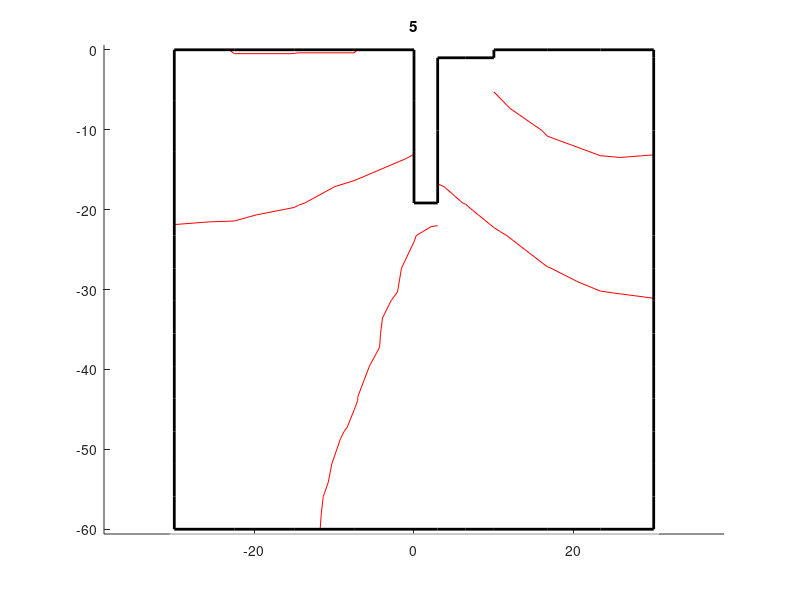

Recreate this plot in MATLAB.
%=============================
%   PROGRAM topo.m
%=============================

%     ---------------------------
%     Mesh, NewNum and PHI DATA
%     ---------------------------
      load MESHo.txt   -ASCII
      load NODES.txt   -ASCII
      load NP.txt      -ASCII
      load PHI.txt     -ASCII
 
%     -------------------------------
%     Transfer data to variable names
%     -------------------------------
      NUMNP = MESHo(1);
      NUMEL = MESHo(2);
      NNPE  = MESHo(3); 
      XMAX  = NODES(1,1);
      XMIN  = XMAX;
      YMAX  = NODES(1,2);
      YMIN  = YMAX;
      for I=1:NUMNP
          XORD(I)=NODES(I,1);
          YORD(I)=NODES(I,2);
          NPBC(I)=NODES(I,3);
	  if XORD(I) > XMAX
	     XMAX = XORD(I);
          elseif XORD(I) < XMIN
	     XMIN = XORD(I);
          end
	  if YORD(I) > YMAX
	     YMAX = YORD(I);
          elseif YORD(I) < YMIN
	     YMIN = YORD(I);
          end
      end

      clear NODES
      clear MESHo
      clear NPA

%     ---------------------------------------
%     PREPARE ARRAYS TO MATCH TYPE OF ELEMENT
%     ---------------------------------------
      if NNPE == 3
	    NSIDES=3;
            NTRIAG=1;
            NPA=[1 2 3 1];
      elseif NNPE == 6
	    NSIDES=3;
            NTRIAG=4;
            NPA = [ 1 2 6 1 2 3 4 2 4 5 6 4 2 4 6 2 ] ;
      elseif NNPE == 4
	    NSIDES=3;
            NTRIAG=4;
            NPA = [4 1 0 4 1 2 0 1 2 3 0 2 3 4 0 3 ];  
      elseif NNPE == 8
	    NSIDES=3;
            NTRIAG=8;
            NPA= [0 1 2 0   0 2 3 0  0 3 4 0  0 4 5 0 ...
                  0 5 6 0   0 6 7 0  0 7 8 0  0 8 1 0 ];
      end


%     -----------------------
%     Ask User What is wanted
%     -----------------------
      disp(' ')
      disp(' ENTER:')
      disp(' ---------------------------------') 
      disp(' y if you wish mesh to be plotted ')
      disp(' ---------------------------------')
      imsh = input(' < ','s');

      disp(' ')
      disp(' ENTER:')
      disp(' --------------------------------------')
      disp(' Do you wish contours to be plotted ')
      disp('   0 if you do not ')
      disp('   n for n-number of contours ')
      disp(' --------------------------------------')
      icntr = input(' < ');
      if icntr > 0
%        ------------------------------------------------
%        Determine contour parameters:
%          Min and Max PHI values   
%          Scaling factor for PHI values
%          Contour interval for scaled values
%        ------------------------------------------------
         pMax=PHI(1);
         pMin=pMax;
         for i=2:NUMNP
	        if PHI(i) > pMax 
              pMax=PHI(i);
            end
	        if PHI(i) < pMin 
              pMin=PHI(i);
            end
         end

         nc   = icntr;             % set number of contours
         dc   = (pMax-pMin)/nc;    % unrounded contour interval
         n    = fix(log10(dc));    % determine order of magnitude of dc
         mfc  = 10^(1-n);          % scaling factor for PHI values
         dc   = fix(dc*mfc);       % rounded scaled-contour interval
	     dca  = dc/mfc;            % actual contour interval
%        ----------------------------------
%        Report to user and allow changes:
%        ----------------------------------
         fprintf(1,'\n  ')
         fprintf(1,'\n  ----------------------------------------')
         fprintf(1,'\n  For your contour plot:  ')
         fprintf(1,'\n  ----------------------------------------')
         fprintf(1,'\n       Maximum PHI = %3i',pMax )
         fprintf(1,'\n       Minimum PHI = %3i',pMin )
         fprintf(1,'\n  Contour interval = %3i',dca)
         fprintf(1,'\n  ----------------------------------------')
         fprintf(1,'\n  Enter 1 if you would like any of ' )
         fprintf(1,'\n  these values to be changed.')
         fprintf(1,'\n  ')
 	     a = input(' < ');

         if a == 1
            fprintf(1,'\n  ')
            fprintf(1,'\n  ----------------------------------------')
            fprintf(1,'\n  Enter Maximum PHI')
 	        pMax = input(' < ');
            fprintf(1,'\n  Enter Minimum PHI')
 	        pMin = input(' < ');
            fprintf(1,'\n  Enter Contour interval')
 	        dca = input(' < ');
	        dc  = dca*mfc;
            fprintf(1,'\n  ----------------------------------------')
         end
      end


      disp(' ')
      disp(' ENTER:')
      disp(' --------------------------------------')
      disp(' y if you wish a color mapping ')
      disp(' --------------------------------------')
      colr = input(' < ','s');

      disp(' ')
      disp(' ENTER:')
      disp(' --------------------------------------')
      disp('    0  for no SYMMETRY')
      disp('    1  for SYMMETRY about X axis ')
      disp('    2  for SYMMETRY about Y axis ')
      disp('    3  for SYMMETRY about both axes')
      disp(' --------------------------------------')
      isym = input(' < ');
      if isym < 0
         isym == 0;
      elseif isym > 3
         isym == 0;
      end

      disp(' ')
      disp(' ENTER:')
      disp(' ---------')
      disp(' TITLE  ')
      disp(' ---------')
      TITLE = input(' < ','s');
     
%     ------------------------
%     Put hold on all graphics
%     ------------------------
      hold on
      axis equal

%     ------------------------
%     Add space for boarder
%     ------------------------
      if isym == 1 | isym == 3
         YMIN = -YMAX;
      end
      if isym == 2 | isym == 3
         XMIN = -XMAX;
      end
      xmin = XMIN - 0.01*(XMAX-XMIN);
      xmax = XMAX + 0.01*(XMAX-XMIN);
      ymin = YMIN - 0.01*(YMAX-YMIN);
      ymax = YMAX + 0.01*(YMAX-YMIN);
      PropertyName={'Color'};
      PropertyValue={'w'};
      H = line([xmin xmax xmax xmin],[ymin ymin ymax ymax]);
      set(H,PropertyName,PropertyValue)
	       

      if colr == 'y' 
%        -----------------------------
%        Plot color map of PHI values
%        -----------------------------
         for J=1:NUMEL
	        xave = 0;
	        yave = 0;
	        pave = 0;
	        for K=1:NNPE
	           xave = xave + XORD(NP(J,K));
	           yave = yave + YORD(NP(J,K));
	           pave = pave + PHI(NP(J,K));
            end
	        xave = xave/NNPE; 
	        yave = yave/NNPE; 
	        pave = pave/NNPE; 

            for  K=1:NTRIAG
               for L=1:4
	              NL = NPA((K-1)*4+L); 
	  	          if NL == 0
		             xp(L) = xave;
		             yp(L) = yave;
		             pp(L) = pave;
                  else
		             NLP=NP(J,NL);
	                 xp(L)=XORD(NLP);
	                 yp(L)=YORD(NLP);
	                 pp(L)= PHI(NLP);
                  end
               end 
	           clear gg
	           if colr == 'y'
	              gg = pp;
               else
	              gg = [ 0.7 1 0.7 ];
               end

               fill(xp,yp,gg)
	           if isym == 1 | isym == 3
	              fill(xp,-yp,gg)
               end
	           if isym == 2 | isym == 3
	              fill(-xp,yp,gg)
               end
	           if isym == 3 
	              fill(-xp,-yp,gg)
	           end
            end
         end
   	     if colr == 'y'
            colorbar('vert')
         end
         shading interp
      end

      if icntr > 0
%        ----------------
%        Plot contours
%        ----------------
         clear H
	     nL = 0;
         for J=1:NUMNP
	        PHIp(J) = PHI(J)*mfc;   % scale PHI values
         end

         for J=1:NUMEL
%           -----------------------------
%           Determine average values in
%           current element to assign to
%           interior points when necessary.
%           -----------------------------
	        xave = 0;
	        yave = 0;
	        pave = 0;
	        for K=1:NNPE
	           xave = xave + XORD(NP(J,K));
	           yave = yave + YORD(NP(J,K));
	           pave = pave + PHIp(NP(J,K));
            end
	        xave = xave/NNPE;
	        yave = yave/NNPE;
	        pave = pave/NNPE;

%           -----------------------------
%           Determine max and min PHI
%           values in current element
%           -----------------------------
            JNP=NP(J,1);
            cmin=PHIp(JNP);
            cmax=cmin;
            for K=1:NNPE 
               KNP=NP(J,K);
               if PHIp(KNP) <  cmin
	              cmin=PHIp(KNP);
               end
               if PHIp(KNP) > cmax
	              cmax=PHIp(KNP);
               end
            end
%------------------------------------
	        if cmin < pMin*mfc;
	           cmin = pMin*mfc;;
            end
	        if cmax > pMax*mfc;
	           cmax = pMax*mfc;;
	        end
%------------------------------------

%           ---------------------------
%           Begin plotting each contour
%           in current element
%           ---------------------------
            n=floor(cmin/dc)-1;  
            C=n*dc;  % lowest possible contour

            while C <=  cmax
               clear x y
               for  K=1:NTRIAG
%                 ---------------------------
%                 Search for current contour 
%                 in each sub-element
%                 ---------------------------
	              J3=0;
                  for  L=1:NSIDES 
	                 L0=(K-1)*(NSIDES+1)+L; 
		             L1=NPA(L0);
                     L2=NPA(L0+1);

	                 if L1 ~= 0
                        L1 =NP(J,L1);
                        XL1=XORD(L1);
                        YL1=YORD(L1);
		                PL1=PHIp(L1);
                     else
		                XL1=xave;
		                YL1=yave;
		                PL1=pave;
                     end  
	                 if L2 ~= 0
                        L2 =NP(J,L2);
                        XL2=XORD(L2);
                        YL2=YORD(L2);
		                PL2=PHIp(L2);
                     else
		                XL2=xave;
		                YL2=yave;
		                PL2=pave;
                     end  

                     SLOPE=PL2-PL1;
		             PT=-100;
		             if abs(SLOPE) ~= 0
                        PT=(C-PL1)/SLOPE;
		             end
                  
%                    ---------------------------------------------
%                    Determine if contour intersects current side.
%                    If so, record intersection
%                    ---------------------------------------------
                     if PT >= 0 & PT < 1
                        J3=J3+1;
                        x(J3)=XL1+PT*(XL2-XL1);
                        y(J3)=YL1+PT*(YL2-YL1);
                     elseif SLOPE == 0
		                if PL1 == C
                           J3=J3+1;
                           x(J3)=XL1;
                           y(J3)=YL1;
                           J3=J3+1;
                           x(J3)=XL2;
                           y(J3)=YL2;
		                end
                     end  
                  end % Finished with current side
%                 --------------------------------------
%                 Plot contour if in current sub-element
%                 --------------------------------------
                  if J3 >= 2
		             nL=nL+1;
	                 H(nL) = line(x,y);
	                 if isym == 1 | isym == 3
		                nL=nL+1;
	                    H(nL) = line(x,-y);
                     end
	                 if isym == 2 | isym == 3
		                nL=nL+1;
	                    H(nL) = line(-x,y);
                     end
	                 if  isym == 3
		                nL=nL+1;
	                    H(nL) = line(-x,-y);
                     end
	              end  
               end    % Finished with current triangle
               C=C+dc;
            end  % Finished with contours (while loop)
         end  % Finished with all elements

%        ----------------------------
%        plotting properties and plot
%        ----------------------------
         if colr == 'y'
	        PropertyName={'Color'};
	        PropertyValue={'w'};
         else
	        PropertyName={'Color'};
	        PropertyValue={'r'};
         end 
         set(H,PropertyName,PropertyValue)
      end  % Finished with contour plotting

%     ------------------
%     Plot mesh boundary
%     ------------------
      clear H
      clear rot
      nL=0;
      if NNPE == 3;
         nS=3;  % number of sides
	     pS=2;  % points per side
	     rot=[1 2 3 1 2];
      end
      if NNPE == 4
         nS=4;
	     pS=2;
	     rot=[1 2 3 4 1 2];
      end
      if NNPE == 6
         nS=3;
	     pS=3;
	     rot=[1 2 3 4 5 6 1 2]; 
      end
      if NNPE == 8
         nS=4;
	     pS=3;
	     rot=[1 2 3 4 5 6 7 8 1 2];
      end

      for I=1:NUMNP
	     sA(I)=0.0;
	     LpN(I)=0;
      end

      for I=1:NUMEL
         for J=2:NNPE+1
	        no =NP(I,rot(J  ));
	        na =NP(I,rot(J-1));
	        nb =NP(I,rot(J+1));

            LpN(no)=LpN(no)+1;
	        a(1)=XORD(na)-XORD(no);
	        a(2)=YORD(na)-YORD(no);
	        b(1)=XORD(nb)-XORD(no);
	        b(2)=YORD(nb)-YORD(no);

	        aa=a(1)*a(1)+a(2)*a(2);
	        bb=b(1)*b(1)+b(2)*b(2);
	        ab=a(1)*b(1)+a(2)*b(2);

	        ang=acos(ab/sqrt(aa*bb));
	        sA(no)=sA(no)+ang;
         end
      end
      Atest=2*pi-1.0e-06;
      clear H
      nL=0;
      for I=1:NUMEL
         for J=1:NNPE
            r1=rot(J);
	        r2=rot(J+1);
	        JP1=NP(I,r1);
	        JP2=NP(I,r2);
	        if sA(JP1) < Atest 
	           if sA(JP2) < Atest
	              nL=nL+1;
		          Hx(nL,1) = XORD(JP1); 
		          Hx(nL,2) = XORD(JP2); 
		          Hy(nL,1) = YORD(JP1); 
		          Hy(nL,2) = YORD(JP2); 
               end
	        end
         end 
      end

      for I=1:nL-1
         x11=Hx(I,1); 
         x12=Hx(I,2); 
         y11=Hy(I,1); 
         y12=Hy(I,2); 
	     for J=I+1:nL
            x21=Hx(J,1); 
            x22=Hx(J,2); 
            y21=Hy(J,1); 
            y22=Hy(J,2); 
 
	        if x11 == x22 & x12 == x21 ...
	                  & y11 == y22 & y12 == y21
               Hx(I,1) = XMIN; 
               Hx(I,2) = XMIN; 
               Hy(I,1) = YMIN;
               Hy(I,2) = YMIN;
               Hx(J,1) = XMIN;
               Hx(J,2) = XMIN;
               Hy(J,1) = YMIN;
               Hy(J,2) = YMIN;
            end
	     end
      end

      for I=1:nL
         x1=Hx(I,1); 
         x2=Hx(I,2); 
         y1=Hy(I,1); 
         y2=Hy(I,2); 
         if isym == 1 | isym == 3
            if y1 == 0 & y2 == 0
               Hx(I,1) = XMIN; 
               Hx(I,2) = XMIN; 
               Hy(I,1) = 0;
               Hy(I,2) = 0;
            end
         end
         if isym == 2 | isym == 3
            if x1 == 0 & x2 == 0
               Hx(I,1) = 0; 
               Hx(I,2) = 0; 
               Hy(I,1) = YMIN;
               Hy(I,2) = YMIN;
            end
         end
      end

      for I=1:nL
         line(Hx(I,:),Hy(I,:),'Color','k','LineWidth',2)
      end

      if isym == 1 | isym == 3
         for I=1:nL
            line(Hx(I,:),-Hy(I,:),'Color','k','LineWidth',2)
         end
      end
      if isym == 2 | isym == 3
         for I=1:nL
            line(-Hx(I,:),Hy(I,:),'Color','k','LineWidth',2)
         end
      end
      if isym == 3
         for I=1:nL
            line(-Hx(I,:),-Hy(I,:),'Color','k','LineWidth',2)
         end
      end

      if imsh == 'y'
%        ---------
%        Plot mesh 
%        ---------
         clear H
         nL=0;
         for I=1:NUMEL
            for J=1:NNPE
	           r1=rot(J);
	           r2=rot(J+1);
	           JP1=NP(I,r1);
	           JP2=NP(I,r2);
	           nL=nL+1;
	           H(nL)=line([XORD(JP1) XORD(JP2)],[YORD(JP1) YORD(JP2)]);
            end
         end 
         set(H,'Color','k','LineWidth',1)
      end
	       
      title(TITLE)
%     ------------------------
%     Remove hold on graphics
%     ------------------------
      hold off